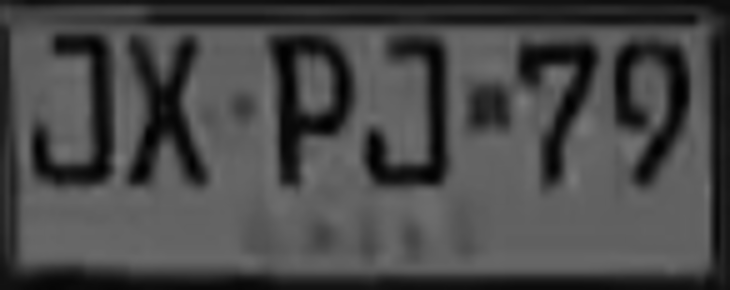
#> input picture camion3.png, 730 x 290 px
$ python -i processImageOCV.py   (imports and definitions only)   (older library calls are emulated)
#> lines starting #> are read from the running program, lines starting #| are printed output that depends on the picture; after the words box and inside, x2 and y2 are one past the last pixel; in counts of white or black regions, pixels touching at a corner belong together
import cv2
import matplotlib.pyplot as plt
import numpy as np
import copy
# [1 line not run here, left out]


def processImage(file='./camion3.png', output='./license3processed.png',
                 mask_tol=0):

#> called with file = './camion3.png', output = './license3processed.png', mask_tol = 0
    img = cv2.imread(file)
#> img is the input picture: shape (290, 730, 3); min 1, max 122, mean 71.5
    img = cv2.resize(img, (0, 0), fx=5, fy=5)
#> img: shape (1450, 3650, 3)

    gray_img = cv2.cvtColor(img, cv2.COLOR_RGB2GRAY)

    dns = cv2.fastNlMeansDenoising(gray_img, None, 10)

    ret, thr = cv2.threshold(dns, 0, 255, cv2.THRESH_BINARY+cv2.THRESH_OTSU)
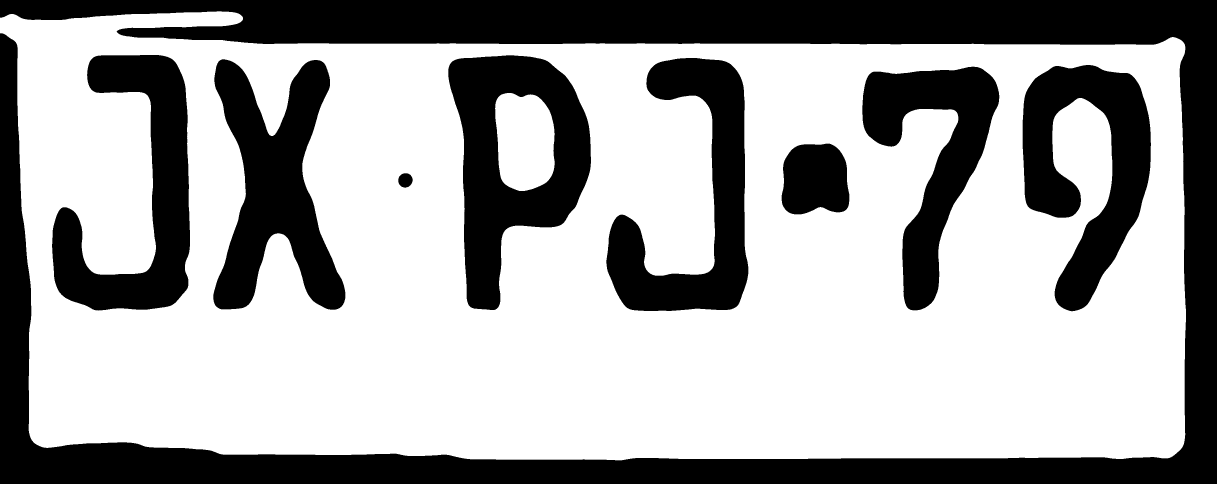
#> thr: shape (1450, 3650) (shown at 1/3 size); 65% white; 9 black regions, largest, box (x1, y1, x2, y2) and area: (0, 0, 3650, 1450) 947223, (1345, 166, 1773, 930) 163619, (640, 178, 1036, 929) 154930
#> ret = 62
    mask = thr > mask_tol
    image = thr[np.ix_(mask.any(1), mask.any(0))]
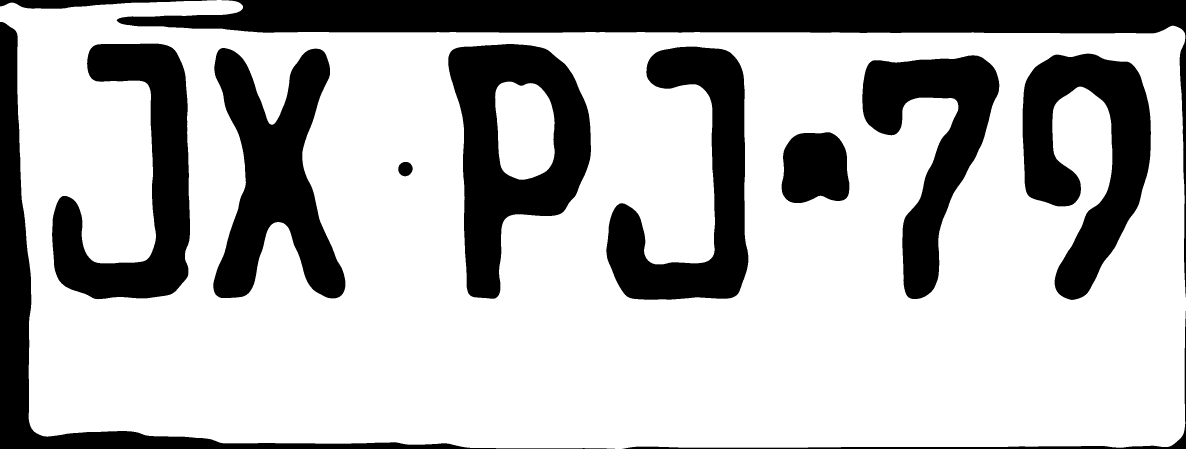
#> image: shape (1347, 3558) (shown at 1/3 size); 71.7% white; 12 black regions, largest, box (x1, y1, x2, y2) and area: (350, 0, 3558, 892) 295711, (1345, 132, 1773, 896) 163619, (640, 144, 1036, 895) 154930

    # Check if pre-filter is needed

    hist, bins = np.histogram(image, bins=[0, 122, 255])
#> hist = [1354855, 3437771]; bins = [0, 122, 255]
    hist = np.array(hist).astype(float)
    white_perc = hist[1] / (hist[0] + hist[1])
#> white_perc = 0.717

    if white_perc > 0.75:
        image = preFilter(image)

    image = firstFilter(image)
    image = secondFilter(image)
    image = getBoundingBoxes(image)

    cv2.imwrite(output, image)


# [50 lines left out: function preFilter, not called in this run]


def firstFilter(img):

    row_mean = np.mean(img, axis=1)
#> row_mean = 1347 values, max 251.1 at index 100, min 1.08 at index 0, mean 182.9
    col_mean = np.mean(img, axis=0)
#> col_mean = 3558 values, max 243.1 at index 139, min 7.76 at index 3557, mean 182.9

    for i, row in enumerate(row_mean):
        hist, bins = np.histogram(img[i, :], bins=[0, 122, 255])
        hist = np.array(hist).astype(float)

        if (hist[1] / (hist[0] + hist[1]) > 0.551):
            mask_row_upper = i
            break
#> this loop made 98 passes
#> mask_row_upper on pass 98: 97
#> (row, hist) on passes 1 to 6: (1.08, [3543, 15]), (4.73, [3492, 66]), (6.67, [3465, 93]), (10.97, [3405, 153]), (12.97, [3377, 181]), (14.41, [3357, 201])

    for i in reversed(range(len(row_mean))):
        hist, bins = np.histogram(img[i, :], bins=[0, 122, 255])
        hist = np.array(hist).astype(float)

        if (hist[1] / (hist[0] + hist[1]) > 0.76):
            mask_row_lower = i
            break
#> this loop made 18 passes
#> (i, hist, mask_row_lower) on pass 18: (1329, [853, 2705], 1329)
#> (i, hist) on passes 1 to 6: (1346, [3536, 22]), (1345, [3505, 53]), (1344, [3174, 384]), (1343, [3084, 474]), (1342, [2656, 902]), (1341, [2496, 1062])

    for i, col in enumerate(col_mean):
        hist, bins = np.histogram(img[:, i], bins=[0, 122, 255])
        hist = np.array(hist).astype(float)

        if (hist[1] / (hist[0] + hist[1]) > 0.6):
            mask_col_left = i
            break
#> this loop made 87 passes
#> mask_col_left on pass 87: 86
#> (col, hist) on passes 1 to 6: (8.9, [1300, 47]), (8.9, [1300, 47]), (8.9, [1300, 47]), (8.9, [1300, 47]), (8.9, [1300, 47]), (8.9, [1300, 47])

    for i in reversed(range(len(col_mean))):
        hist, bins = np.histogram(img[:, i], bins=[0, 122, 255])
        hist = np.array(hist).astype(float)

        if (hist[1] / (hist[0] + hist[1]) > 0.7):
            mask_col_right = i
            break
#> this loop made 10 passes
#> (i, hist, mask_col_right) on pass 10: (3548, [386, 961], 3548)
#> (i, hist) on passes 1 to 6: (3557, [1306, 41]), (3556, [1271, 76]), (3555, [1208, 139]), (3554, [1049, 298]), (3553, [822, 525]), (3552, [642, 705])

    img = img[
        np.ix_([x for x in range(mask_row_upper, mask_row_lower + 1)],
               [x for x in range(mask_col_left, mask_col_right + 1)])
    ]
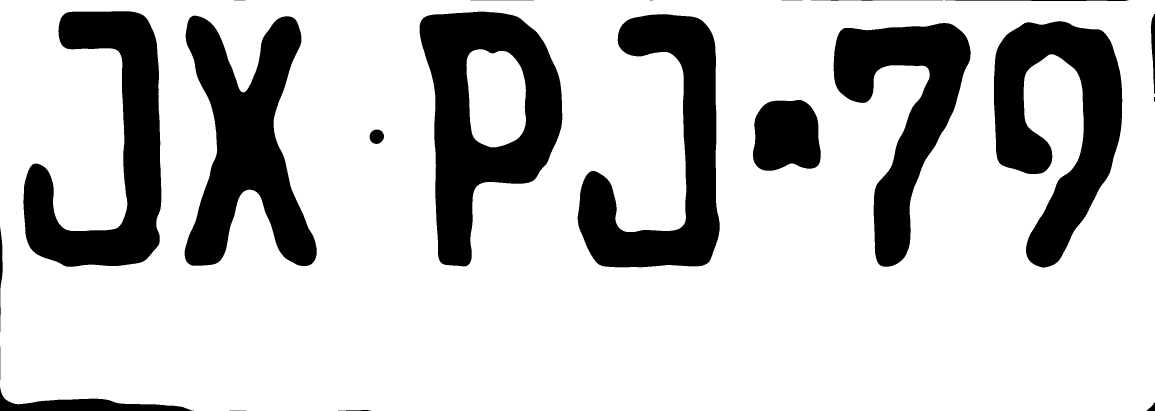
#> img: shape (1233, 3463) (shown at 1/3 size); 78.3% white; 22 black regions (2 under 20 px), largest, box (x1, y1, x2, y2) and area: (1259, 35, 1687, 799) 163619, (554, 47, 950, 798) 154930, (2982, 64, 3367, 803) 145726

    return img


def secondFilter(img):

    row_mean = np.mean(img, axis=1)
#> row_mean = 1233 values, max 255 at index 3, min 113.5 at index 138, mean 199.6

    for i, mean in enumerate(row_mean):
        if mean < 200:
            img[i, :] = 255
        else:
            break
#> this loop made 2 passes
#> mean on passes 1 to 2: 163.2, 213

    for i, mean in enumerate(reversed(row_mean)):
        if mean < 250:
            img[len(row_mean) - i - 1, :] = 255
        else:
            break
#> this loop made 37 passes
#> mean on passes 1 to 12: 199.2, 205.7, 209.9, 211.6, 211.8, 212.1, 212.4, 212.6, 212.9, 213.2, 213.5, 213.8
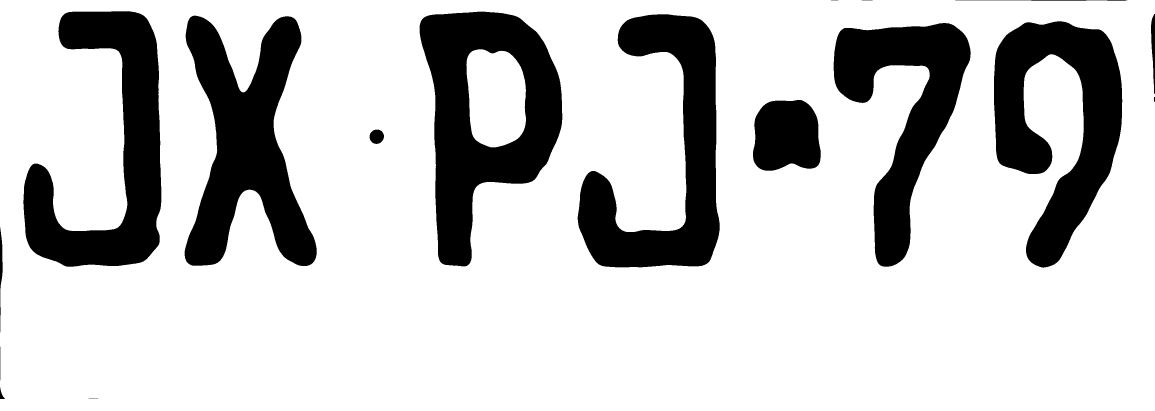
#> img: shape (1233, 3463) (shown at 1/3 size); 78.7% white; 17 black regions (1 under 20 px), largest, box (x1, y1, x2, y2) and area: (1259, 35, 1687, 799) 163619, (554, 47, 950, 798) 154930, (2982, 64, 3367, 803) 145726

    col_mean = np.mean(img, axis=0)
#> col_mean = 3463 values, max 255 at index 15, min 97.62 at index 1388, mean 200.6

    for i, mean in enumerate(col_mean):
        if mean < 200:
            img[:, i] = 255
        else:
            break
#> this loop made 2 passes
#> mean on passes 1 to 2: 161.7, 207.6

    for i, mean in enumerate(reversed(col_mean)):
        if mean < 200:
            img[:, len(col_mean) - i - 1] = 255
        else:
            break
#> this loop made 1 pass
#> mean on pass 1: 202.7

    return img


def getBoundingBoxes(img):

    img[0, :] = 255
    img[-1, :] = 255
    img[:, 0] = 255
    img[:, -1] = 255
#> img: shape (1233, 3463); 78.7% white; 16 black regions

    image = copy.deepcopy(img)

    image, cnt, h = cv2.findContours(image, cv2.RETR_TREE,
                                     cv2.CHAIN_APPROX_SIMPLE)
#> cnt = 18 contours; largest, box (x1, y1, x2, y2) and area: (0, 0, 3463, 1233) 4265184, (1258, 34, 1688, 800) 209136, (553, 46, 951, 799) 156252, (2981, 63, 3368, 804) 147040, (69, 33, 485, 802) 144489; h = 18 rows, first 6: [-1, -1, 1, -1], [2, -1, -1, 0], [3, 1, -1, 0], [4, 2, -1, 0], [5, 3, -1, 0], [6, 4, -1, 0]

    img = cv2.cvtColor(img, cv2.COLOR_GRAY2RGB)
    # img = cv2.drawContours(img, cnt, -1, (0, 255, 0), 3)

    w, h = img.shape[:2]
#> w = 1233; h = 3463
    box_mask = np.zeros((w, h), np.int8)

    for c in cnt:
        x, y, w, h = cv2.boundingRect(c)

        if w*h > 5000 and w*h < 25000:
            box_mask = cv2.rectangle(box_mask, (x, y), (x+w, y+h), 255, -1)
#> this loop made 18 passes
#> (x, y, w, h) on passes 2 to 13: (265, 1195, 31, 3), (0, 1167, 16, 31), (0, 921, 3, 26), (0, 688, 9, 178), (1108, 388, 45, 45), (2258, 299, 205, 214), (2500, 68, 413, 733), (2981, 63, 387, 741), (553, 46, 398, 753), (3452, 44, 11, 210), (1732, 42, 428, 761), (1258, 34, 430, 766)
#> (c, x, y, w, h) on pass 1: ([[0, 0], [0, 1232], [3462, 1232], [3462, 0]], 0, 0, 3463, 1233)
#> box_mask: shape (1233, 3463) int8; every value is 0

    inv_img = cv2.bitwise_not(img)
    masked_data = cv2.bitwise_and(inv_img, inv_img, mask=box_mask)
#> masked_data: shape (1233, 3463, 3); every value is 0
    img = cv2.bitwise_not(masked_data)
#> img: shape (1233, 3463, 3); every value is 255

    plt.subplot()
    plt.imshow(img)
    plt.show()
    return img

>>> result = processImage()
